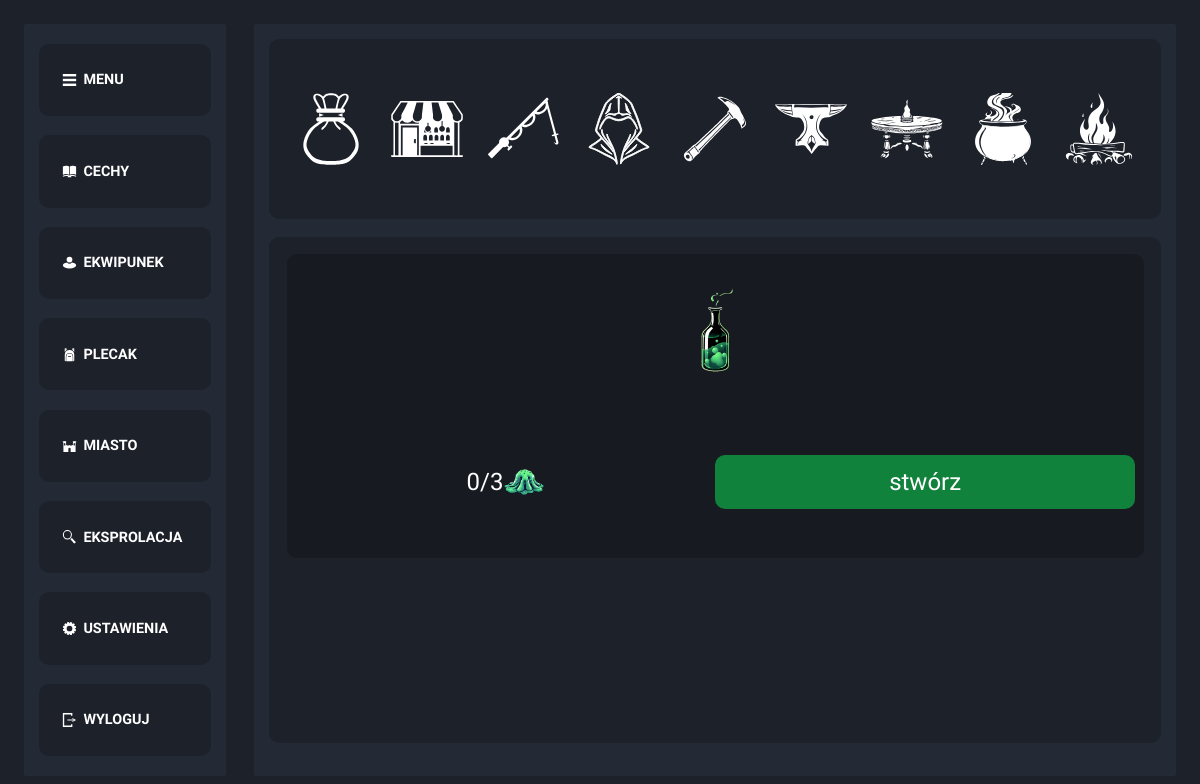
The page /city/alchemy.php (signed in) on the database its author committed.
### tables this page shows
CREATE TABLE `recipes` (
  `RID` int(11) NOT NULL,
  `type` text NOT NULL,
  `Item_ID` int(11) NOT NULL,
  `lvl` int(11) NOT NULL,
  `ingredient_1` int(11) NOT NULL DEFAULT 0,
  `ingredient_1a` int(11) NOT NULL DEFAULT 0,
  `ingredient_2` int(11) NOT NULL DEFAULT 0,
  `ingredient_2a` int(11) NOT NULL DEFAULT 0,
  `ingredient_3` int(11) NOT NULL DEFAULT 0,
  `ingredient_3a` int(11) NOT NULL DEFAULT 0
);

CREATE TABLE `items` (
  `ID` int(11) NOT NULL,
  `type` varchar(255) NOT NULL,
  `name` varchar(255) NOT NULL,
  `description` varchar(255) NOT NULL,
  `image` varchar(255) NOT NULL,
  `price` int(11) NOT NULL,
  `P_dmg` int(11) NOT NULL DEFAULT 0,
  `S_dmg` int(11) NOT NULL DEFAULT 0,
  `B_dmg` int(11) NOT NULL DEFAULT 0,
  `A_s` int(11) NOT NULL DEFAULT 0,
  `F_dmg` int(11) NOT NULL DEFAULT 0,
  `I_dmg` int(11) NOT NULL DEFAULT 0,
  `E_dmg` int(11) NOT NULL DEFAULT 0,
  `P_def` int(11) NOT NULL DEFAULT 0,
  `S_def` int(11) NOT NULL DEFAULT 0,
  `B_def` int(11) NOT NULL DEFAULT 0,
  `F_def` int(11) NOT NULL DEFAULT 0,
  `I_def` int(11) NOT NULL DEFAULT 0,
  `E_def` int(11) NOT NULL DEFAULT 0,
  `ADD_def` int(11) NOT NULL DEFAULT 0,
  `ADD_atk` int(11) NOT NULL DEFAULT 0,
  `ADD_hp` int(11) NOT NULL DEFAULT 0,
  `weapon_type` text NOT NULL DEFAULT 'none',
  `equipable` tinyint(1) NOT NULL DEFAULT 0
);

### city/alchemy.php (the view, shortened to what this page needs)
<!DOCTYPE html>
<html lang="en">
<head>
    <link rel="stylesheet" href="style_craft.css">
</head>
<body>
<aside id="menu">
        <section class="menu" onclick="hide()">
            <div class="menu_icon"><img src="../icons/menu.svg" alt=""></div>
            <div class="menu_text">MENU</div>
        </section>
        <section class="menu" onclick="character()">
            <div class="menu_icon"><img src="../icons/skill.svg" alt=""></div>
            <div class="menu_text">CECHY</div>
        </section>
        <section class="menu" onclick="equipment()">
            <div class="menu_icon"><img src="../icons/equipment.svg" alt=""></div>
            <div class="menu_text">EKWIPUNEK</div>
        </section>
        <section class="menu" onclick="backpack()">
            <div class="menu_icon"><img src="../icons/backpack.svg" alt=""></div>
            <div class="menu_text">PLECAK</div>
        </section>
        <section class="menu" onclick="city()">
            <div class="menu_icon"><img src="../icons/city.svg" alt=""></div>
            <div class="menu_text">MIASTO</div>
        </section>
        <section class="menu" onclick="exploration()">
            <div class="menu_icon"><img src="../icons/explor.svg" alt=""></div>
            <div class="menu_text">EKSPROLACJA</div>
        </section>
        <section class="menu" onclick="settings()">
            <div class="menu_icon"><img src="../icons/settings.svg" alt=""></div>
            <div class="menu_text">USTAWIENIA</div>
        </section>
        <section class="menu" onclick="logout()">
            <div class="menu_icon"><img src="../icons/logout.svg" alt=""></div>
            <div class="menu_text">WYLOGUJ</div>
        </section>
    </aside>
    <main id="glowny">
        <section class="header">
            <section><img src="../icons/merchant.svg" alt="market" onclick="merchant()"></section>
            <section><img src="../icons/market.svg" alt="market" onclick="market()"></section>
            <section><img src="../icons/fishing.svg" alt="market"onclick="fishing()"></section>
            <section><img src="../icons/hood.svg" alt="market" onclick="sneak()"></section>
            <section><img src="../icons/pickaxe.svg" alt="market" onclick="mine()"></section>
            <section><img src="../icons/anvil.svg" alt="market"onclick="blacksmith()"></section>
            <section><img src="../icons/enchant.svg" alt="market"onclick="magic()"></section>
            <section><img src="../icons/alchemy.svg" alt="market"onclick="alchemy()"></section>
            <section><img src="../icons/cook.svg" alt="market"onclick="cook()"></section>
        </section>
        <section class="location">
        <?php
            $connect=mysqli_connect("localhost","root","","rpg");
            $sql="SELECT * FROM skill WHERE ID={$_SESSION["LOG-IN"]}";
            $resoult=mysqli_query($connect,$sql);
            $row=mysqli_fetch_assoc($resoult);
            $lvl=$row['ALCHEMY'];
            $sql="SELECT * FROM recipes JOIN items ON items.ID=recipes.Item_ID WHERE lvl<={$lvl} AND recipes.type='ALCHEMY' ORDER BY lvl";
            $resoult=mysqli_query($connect,$sql);
            while($row=mysqli_fetch_assoc($resoult))
            {
                echo"
                    <section class='source'>
                        <section class='item'>
                        <img src='../items/{$row['image']}'>
                        </section>
                        <section class='ingridients'>";
                        $dane=$row['RID'].",";
                        if($row['ingredient_1']!=0)
                        {
                            $dane.=$row['ingredient_1'];
                            $dane.=",";
                            $dane.=$row['ingredient_1a'];
                            $sqls="SELECT * FROM items WHERE ID={$row['ingredient_1']}";
                            $resoults=mysqli_query($connect,$sqls);
                            $rows=mysqli_fetch_assoc($resoults);
                            $image=$rows['image'];
                            $quantity=0;
                            echo "<span class='ingredient'><span class='material{$row['ingredient_1']}'>{$quantity}</span>/{$row['ingredient_1a']} <img src='../items/{$image}' alt=''></span>";
                        }
                        else
                            $dane.="0,0";
                        if($row['ingredient_2']!=0)
                        {
                            $dane.=",";
                            $dane.=$row['ingredient_2'];
                            $dane.=",";
                            $dane.=$row['ingredient_2a'];
                            $sqls="SELECT * FROM items WHERE ID={$row['ingredient_2']}";
                            $resoults=mysqli_query($connect,$sqls);
                            $rows=mysqli_fetch_assoc($resoults);
                            $image=$rows['image'];
                            $quantity=0;
                            $sqls="SELECT * FROM inventory WHERE Item_ID={$row['ingredient_2']} AND inventory.user_ID={$_SESSION['LOG-IN']};";
                            $resoults=mysqli_query($connect,$sqls);
                            if(mysqli_num_rows($resoults)==1)
                            {
                                $rows=mysqli_fetch_assoc($resoults);
                                $quantity=$rows['quantity'];
                            }
                            echo "<span class='ingredient'><span class='material{$row['ingredient_2']}'>{$quantity}</span>/{$row['ingredient_2a']} <img src='../items/{$image}' alt=''></span>";
                        }
                        else
                            $dane.=",0,0";
                        if($row['ingredient_3']!=0)
                        {
                            $dane.=",";
                            $dane.=$row['ingredient_3'];
                            $dane.=",";
                            $dane.=$row['ingredient_3a'];
                            $sqls="SELECT * FROM items WHERE ID={$row['ingredient_3']}";
                            $resoults=mysqli_query($connect,$sqls);
                            $rows=mysqli_fetch_assoc($resoults);
                            $image=$rows['image'];
                            $quantity=0;
                            $sqls="SELECT * FROM inventory WHERE Item_ID={$row['ingredient_3']} AND inventory.user_ID={$_SESSION['LOG-IN']};";
                            $resoults=mysqli_query($connect,$sqls);
                            if(mysqli_num_rows($resoults)==1)
                            {
                                $rows=mysqli_fetch_assoc($resoults);
                                $quantity=$rows['quantity'];
                            }
                            echo "<span class='ingredient'><span class='material{$row['ingredient_3']}'>{$quantity}</span>/{$row['ingredient_3a']} <img src='../items/{$image}' alt=''></span>";
                        }
                        else
                            $dane.=",0,0";
                echo"
                            <span class='create' onclick='craft({$dane})'>stwórz</span>
                        </section>
                    </section>
                ";
            }
        ?>
        </section>
    </main>
</body>
</html>

### city/style_craft.css (style rules this page uses)
body,html { padding: 0; margin: 0; width: 100%; height: 100%; }
* { font-family: "Comfortaa", Verdana, Geneva, Tahoma, sans-serif; color: white; font-size: 2svw; transition: 1s ease; border-radius: 10px; }
body { display: flex; flex-wrap: wrap; background-color: #1d212a; box-sizing: border-box; padding: 2%; overflow: hidden; }
main { width: 80%; height: 100%; background-color: #232935; border: 3px #232935 solid; border-radius: 2px; transition: 1s ease; padding: 1%; display: flex; box-sizing: border-box; flex-wrap: wrap; position: relative; animation:normal 3s main; }
aside { right: 0%; width: 17.5%; margin-right: 2.5%; height: 100%; background-color: #232935; box-sizing: border-box; border: 3px #232935 solid; border-radius: 2px; transition: 1s ease; display: flex; flex-wrap: wrap; padding: 1%; align-items: center; }
.menu { display: flex; align-items: center; justify-content: center; width: 100%; margin-bottom: 5%; height: 10%; background-color: #1d212a; overflow: hidden; box-sizing: border-box; padding: 10%; transition: 0.5s ease; }
.menu:last-child { margin-bottom: 0px; }
span { text-align: center; }
.menu_icon>img { width: 70%; aspect-ratio: 1; }
.menu>div { opacity: 1; display: flex; align-items: center; transition: 1s ease; height: 100%; }
.menu_icon { width: 20%; justify-content: center; }
.menu_text { width: 80%; justify-content: left; font-size: 1.2svw; font-weight: bold; color: white; }
.header { width: 100%; height: 25%; background-color: #1d212a; justify-content: center; box-sizing: border-box; display: flex; flex-wrap: wrap; justify-content: center; align-items: center; }
.header>section { width: 6svw; height: 6svw; margin: 0 1svw; aspect-ratio: 1; }
.header>section>img { height: 100%; width: 100%; }
.location { height: 70%; background-color: #1d212a; width: 100%; padding: 0 2%; box-sizing: border-box; overflow-y: auto; overflow-x:hidden; }
.source { box-sizing: border-box; margin: 2% 0; height: 60%; width: 100%; background-color: #171a20; align-items: center; justify-content: center; display: flex; flex-wrap: wrap; }
.ingridients,.item { width: 100%; height: 50%; padding: 1%; box-sizing: border-box; align-items: center; justify-content: center; display: flex; }
.ingredient { height: 100%; width: 50%; display: flex; flex-wrap: wrap; justify-content: center; align-items: center; }
.ingredient>img { height: 30%; }
.item>img { height: 80%; }
.create { display: flex; background-color: #11823b; justify-content: center; align-items: center; width: 50%; height: 40%; }

### rows shown on the page
recipes: Item_ID.image (picture), ingredient_1 "0", ingredient_1a "3", items.image (picture)
